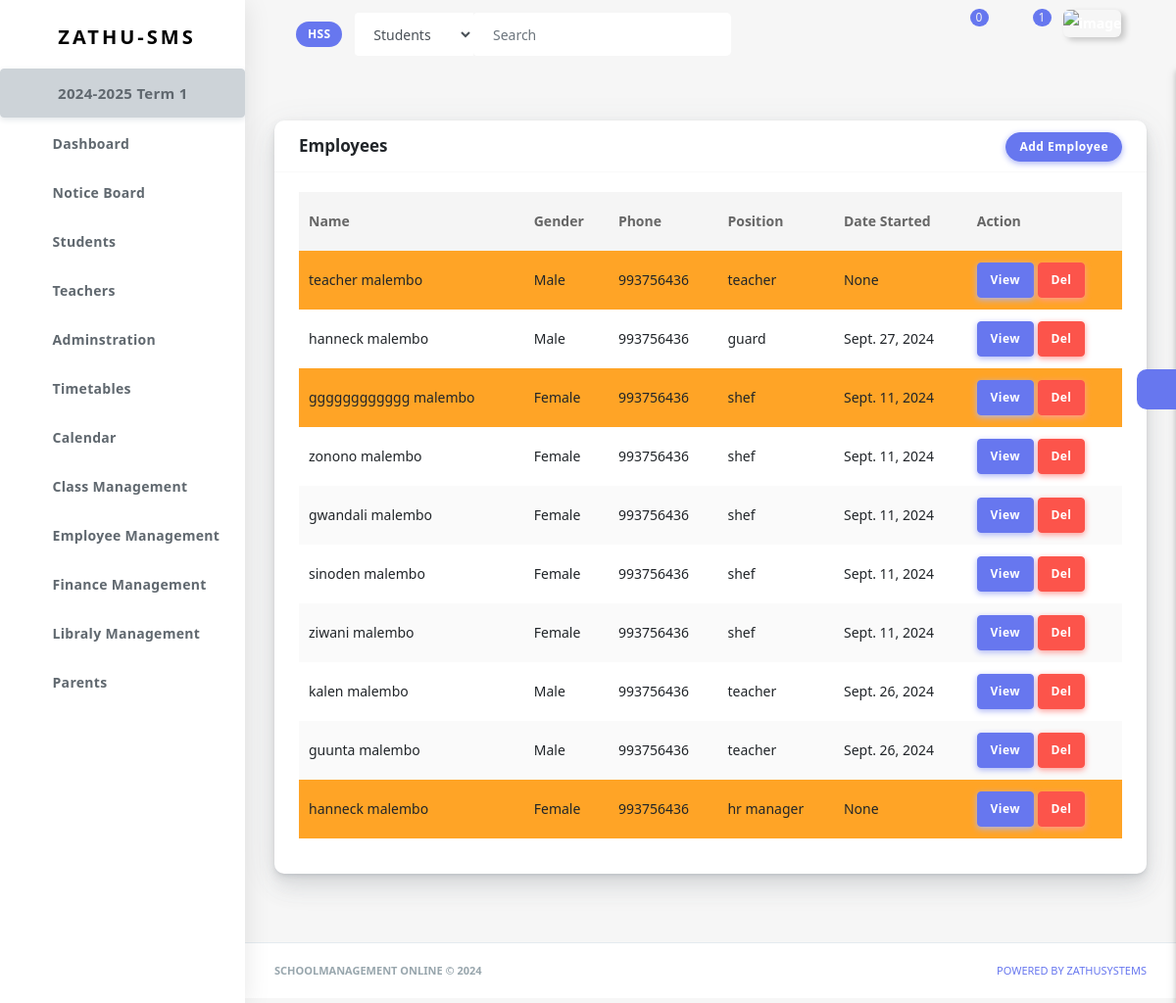
/employee-management/employees-40b1d377-6656-44b4-9429-142e877d579a/ (signed in), run on the app's committed database.
### schooladminstration/models.py (models this page shows)
class Institution(models.Model):
    institution_name=models.CharField(max_length=50)
    id=models.CharField(primary_key=True, max_length=100, blank=True, unique=True, default=uuid.uuid4)
    user=models.ForeignKey(get_user_model(), on_delete=models.CASCADE, related_name='institution', blank=True, null=True, default=None)
    name_of_head=models.CharField(max_length=50, null=True, blank=True, default=None)
    name_of_principal=models.CharField(max_length=50, null=True, blank=True, default=None)
    name_of_registrar=models.CharField(max_length=50, null=True, blank=True, default=None)
    phone=models.CharField(max_length=50, null=True, blank=True)
    country=models.CharField(max_length=50, null=True, blank=True)
    city=models.CharField(max_length=50, null=True, blank=True)
    tried_subscription=models.BooleanField(default=False)
    created_at = models.DateTimeField(default=timezone.now, null=True, blank=True)
    edu=(
        ('primary education', 'Primary Education'),
        ('secondary education', 'Secondary Education'),
        ('tertialy education', 'Tertiary Education'),
    )
    edu_offer=models.CharField(max_length=20, choices=edu)
    def __str__(self):
        return self.institution_name

### school_calendar/models.py (models this page shows)
class AcademicYear(models.Model):
    institution=models.ForeignKey(Institution, on_delete=models.CASCADE, related_name='academic_year')
    year=models.CharField(max_length=9, help_text='e.g 2024-2025')
    start_date=models.DateField(help_text='starting date of this academic year')
    end_date=models.DateField(help_text='ending date of this academic year')
    date=models.DateField(auto_now_add=True)
    closed=models.BooleanField(default=False)
    def __str__(self):
        return f'{self.year}'

class Term(models.Model):
    institution=models.ForeignKey(Institution, on_delete=models.CASCADE, related_name='terms')
    academic_year=models.ForeignKey(AcademicYear, on_delete=models.CASCADE, related_name='terms')
    title=models.CharField(max_length=50, help_text='e.g Term 1/Semister 2')
    start_date=models.DateField(help_text='starting date of this term/semister')
    end_date=models.DateField(help_text='ending date of this Term/Semister')
    date=models.DateField(auto_now_add=True)
    closed=models.BooleanField(default=False)
    def __str__(self):
        return f'{self.title}'

### employee/models.py (models this page shows, shortened)
class Employee(models.Model):
    school=models.ForeignKey(Institution, on_delete=models.CASCADE, related_name='employees')
    teacher=models.ForeignKey(Instructor, on_delete=models.DO_NOTHING, related_name='employee', null=True, blank=True, default=None)
    first_name=models.CharField(max_length=20)
    last_name=models.CharField(max_length=20)
    sex=(
        ('Male', 'Male'),
        ('Female', 'Female')
    )
    gender=models.CharField(max_length=10, choices=sex)
    date_of_birth=models.DateField(null=True, blank=True, default=None)
    phone=models.IntegerField(null=True, blank=True, default=None)
    address=models.TextField(null=True, blank=True, default=None)
    position=models.CharField(max_length=20)
    salary = models.DecimalField(max_digits=10, decimal_places=2, null=True, blank=True, default=None)
    date_of_hire = models.DateField(null=True, blank=True, default=None)
    EMPLOYMENT_STATUS = [
        ('FT', 'Full-Time'),
        ('PT', 'Part-Time'),
        ('CON', 'Contract'),
        ('SUB', 'Substitute'),
    ]
    employment_status = models.CharField(max_length=3, choices=EMPLOYMENT_STATUS, default=None, blank=True, null=True)
    def needs_attention(self):
        fields=[self.address, self.salary, self.date_of_hire, self.date_of_birth, self.employment_status]
        if None in fields:
            return True
        return False

### employee/views.py (the view, shortened to what this page needs)
# urls.py: path('employees-<uuid:school_id>/', views.employee_list, name='employee_list'),
def employee_list(request, school_id):
    if is_approved_account(request)==False: return redirect('main:un_approved', school_id)
    if can_manage_employees(request): pass
    else:return redirect('main:un_authorised', school_id)
    institution=get_institution(request, school_id)
    employees = Employee.objects.filter(school=institution)
    form = EmployeeForm()
    cont={
        'form':form,
        'employees': employees,
        'school_id':school_id,
        'institution':institution
    }
    return render(request, 'templates/employee/employee_list.html', cont)

### chatapp/context_processors.py (called while the page is built)
def chat_global_data(request):
    chats=None
    if request.user.is_authenticated:
        chats=Chat.objects.filter(users=(request.user)).order_by('-udated_at')
        counter_chats=Chat.objects.filter(users=(request.user)).order_by('-udated_at')[:6]
        counter=0
        for chat in counter_chats:
            messages=chat.chat_messages.filter(receiver=request.user, seen=False)
            if messages:
                counter+=1
                continue
        return {'counter_chats':counter_chats, 'chats': chats, 'counter':counter}
    return {'mkkk': chats}

### chatapp/models.py (called while the page is built)
    def unseen_msgs(self):
        msgs=self.chat_messages.filter(seen=False)
        if msgs:
            return msgs.last()
        return None

### landing_page/context_processors.py (called while the page is built)
def global_data(request):
    ins=SystemFeature.objects.all()[0:5]
    return {'featuress': ins, }

### main/templatetags/custom_filter.py (called while the page is built)
@register.filter
def first_letters(value):
    value = str(value)
    return ''.join([word[0] for word in value.split() if word]).upper()

### main/templatetags/timeago_filters.py (called while the page is built)
@register.filter
def timeago(value):
    if not isinstance(value, datetime.datetime):
        return value
    now_time = now()
    delta = now_time - value
    seconds = delta.total_seconds()
    minutes = seconds / 60
    hours = minutes / 60
    days = hours / 24
    weeks = days / 7
    months = days / 30
    years = days / 365
    if seconds < 60:
        return f"{int(seconds)}s"
    elif minutes < 60:
        return f"{int(minutes)}m"
    elif hours < 24:
        return f"{int(hours)}h"
    elif days < 7:
        return f"{int(days)}d"
    elif weeks < 4:
        return f"{int(weeks)}w"
    elif months < 12:
        return f"{int(months)}mo"
    else:
        return f"{int(years)}y"

### main/utils.py (called while the page is built)
def get_institution(request, school_id):
    istitution=get_object_or_404(Institution, id=school_id)
    return istitution

def is_admin(request):
    try:
        institution=get_object_or_404(Institution, user=request.user)
        if institution:
            return True
    except:
        return False

def is_teacher(request):
    try:
        instructor=get_object_or_404(Instructor, user=request.user)
        if instructor:
            return True
    except:
        return False

def is_approved_account(request):
    if is_teacher(request):
        instructor=get_instructor(request)
        if instructor.approved:
            return True
        else:
            return False
    elif is_admin(request):
        return True

### templates/templates/employee/employee_list.html (shortened to what this page needs)
{% extends 'templates/main/base.html' %}
{% block content %}
<section class="section">
<div class="section-body">
<div class="row">
    <div class="col-12">
      <div class="card">
        <div class="card-header">
            <h4 class="d-inline">Employees</h4>
            <div class="card-header-action">
              <button id="show_modal" type="button" class="btn btn-primary" data-toggle="modal" data-target="#exampleModal">
                Add Employee
              </button>
            </div>
        </div>
        <div class="card-body">
          <div class="table-responsive">
            <table class="table table-striped table-hover" id="tableExport" style="width:100%;">
              <thead>
                <tr>
                  <th>Name</th>
                  <th>Gender</th>
                  <th>Phone</th>
                  <th>Position</th>
                  <th>Date Started</th>
                  <th>Action</th>
                </tr>
              </thead>
              <tbody>
                {% for employee in employees %}
                <tr class="{% if employee.needs_attention %} bg-warning {% endif %}">
                  <td>{{employee.first_name}} {{employee.last_name}}</td>
                  <td>{{employee.gender}}</td>
                  <td>{{employee.phone}}</td>
                  <td>{{employee.position}}</td>
                  <td>{{employee.date_of_hire}}</td>
                  <td><a href="{% url 'employee:employee_profile' employee.id school_id %}" class="btn btn-primary">View</a> <a href="#" class="btn btn-danger">Del</a></td>
                </tr>
                {% endfor %}
              </tbody>
            </table>
          </div>
        </div>
      </div>
    </div>
  </div>
</div>
</section>
{% endblock %}

### templates/templates/main/header.html (shortened to what this page needs)
{% load static %}
{% load timeago_filters %}
{% load custom_filter %}
   <div class="navbar-bg"></div>
      <nav class="navbar navbar-expand-lg main-navbar sticky">
        <div class="form-inline mr-auto">
          <ul class="navbar-nav mr-3">
            <li><a href="#" data-toggle="sidebar" class="nav-link nav-link-lg
									collapse-btn"> </a></li>
            <li><a href="{% url 'accounts:school_p' %}" class="nav-link nav-link-lg">
                <span class="badge badge-primary"><span class="text-white">{{institution|first_letters}}</span> </span>
              </a></li>
            <li>
              <form class="form-inline mr-auto" action="{% url 'search:search' school_id %}">
                <div class="search-element">
                  <select class="form-control" name="category" id="">
                    <option value="students">Students</option>
                  </select>
                  <input class="form-control" type="search" {% if q %} value="{{q}}" {% endif %} name="q" placeholder="Search" aria-label="Search" data-width="200">
                  <button class="btn" type="submit">
                    <i class="fas fa-search"></i>
                  </button>
                </div>
              </form>
            </li>
          </ul>
        </div>
        <ul class="navbar-nav navbar-right">
          <li class="dropdown dropdown-list-toggle"><a href="#" data-toggle="dropdown"
              class="nav-link nav-link-lg message-toggle">
              <span class="badge headerBadge1">
                {{counter}} </span> </a>
          </li>
          <li class="dropdown dropdown-list-toggle">
            <a href="#" data-toggle="dropdown"
              class="nav-link nav-link-lg notification-toggle message-toggle">
              <i data-feather="bell" class="bell"></i>
              <span class="badge headerBadge1">
                {{n_counter}}
              </span>
            </a>
          </li>
          <li class="dropdown"><a href="#" data-toggle="dropdown"
              class="nav-link dropdown-toggle nav-link-lg nav-link-user"> <img alt="image" src="{% static 'assets/img/user.png' %}"
                class="user-img-radious-style"> </a>
          </li>
          <li class="dropdown">
            <a href="#" data-toggle="dropdown"
            class="nav-link dropdown-toggle nav-link-lg nav-link-user">
          </a>
        </li>
        </ul>
      </nav>

### templates/templates/main/sidebar.html (shortened to what this page needs)
{% load static %}
<div class="main-sidebar sidebar-style-2">
        <aside id="sidebar-wrapper">
          <div class="sidebar-brand">
            <a href=""> <img alt="" src="{% static 'assets/img/logo.png' %}" class="header-logo" /> <span
                class="logo-name">Zathu-SMS</span>
            </a>
          </div>
          <ul class="sidebar-menu">
            <li class="dropdown">
              <a href="{% url 'school_calendar:calendar_list' school_id %}" style="font-size: 15px; font-weight: 70px;" class="btn btn-secondary"> {{institution.academic_year.last}} {{institution.academic_year.last.terms.last|title}} </a>
            </li>
            <li class="dropdown">
              <a href="{% url 'main:dashboard' school_id %}" class="nav-link"><span>Dashboard</span></a>
            </li>
            <li class="dropdown">
              <a href="{% url 'main:notice_board' school_id %}" class="nav-link"><span>Notice Board</span></a>
            </li>
            <li class="dropdown">
              <a href="{% url 'student:students' school_id %}" class="nav-link"><span>Students</span></a>
            </li>
            <li class="dropdown">
              <a href="{% url 'teacher:teachers' school_id %}" class="nav-link"><span>Teachers</span></a>
            </li>
            <li class="dropdown">
              <a href="#" class="menu-toggle nav-link has-dropdown"><span>Adminstration</span></a>
            </li>
            <li class="dropdown">
              <a href="#" class="menu-toggle nav-link has-dropdown"><span>Timetables</span></a>
            </li>
            <li class="dropdown">
              <a href="#" class="menu-toggle nav-link has-dropdown"><span>Calendar</span></a>
            </li>
            <li class="dropdown">
              <a href="#" class="menu-toggle nav-link has-dropdown"><span>Class Management</span></a>
            </li>
            <li class="dropdown">
              <a href="#" class="menu-toggle nav-link has-dropdown"><span>Employee Management</span></a>
            </li>
            <li class="dropdown">
              <a href="#" class="menu-toggle nav-link has-dropdown"><span>Finance Management</span></a>
            </li>
            <li class="dropdown">
              <a href="#" class="menu-toggle nav-link has-dropdown"><span>Libraly Management</span></a>
            </li>
            <li class="dropdown">
              <a href="{% url 'school_admin:parents' school_id %}" class="nav-link"><span>Parents</span></a>
            </li>
           <br><br><br>
          </ul>
        </aside>
      </div>

### data on the page
Institution: institution_name "HSS", academic_year.last "2024-2025", academic_year.last.terms.last "Term 1"
Employee: first_name "teacher", last_name "malembo", gender "Male", phone "993756436", position "teacher", date_of_hire "None"
Employee: first_name "hanneck", last_name "malembo", gender "Male", phone "993756436", position "guard", date_of_hire "Sept. 27, 2024"
Employee: first_name "gggggggggggg", last_name "malembo", gender "Female", phone "993756436", position "shef", date_of_hire "Sept. 11, 2024"
Employee: first_name "zonono", last_name "malembo", gender "Female", phone "993756436", position "shef", date_of_hire "Sept. 11, 2024"
Employee: first_name "gwandali", last_name "malembo", gender "Female", phone "993756436", position "shef", date_of_hire "Sept. 11, 2024"
Employee: first_name "sinoden", last_name "malembo", gender "Female", phone "993756436", position "shef", date_of_hire "Sept. 11, 2024"
Employee: first_name "ziwani", last_name "malembo", gender "Female", phone "993756436", position "shef", date_of_hire "Sept. 11, 2024"
Employee: first_name "kalen", last_name "malembo", gender "Male", phone "993756436", position "teacher", date_of_hire "Sept. 26, 2024"
Employee: first_name "guunta", last_name "malembo", gender "Male", phone "993756436", position "teacher", date_of_hire "Sept. 26, 2024"
Employee: first_name "hanneck", last_name "malembo", gender "Female", phone "993756436", position "hr manager", date_of_hire "None"

### other printed values
{{ counter }} "0"
{{ n_counter }} "1"
